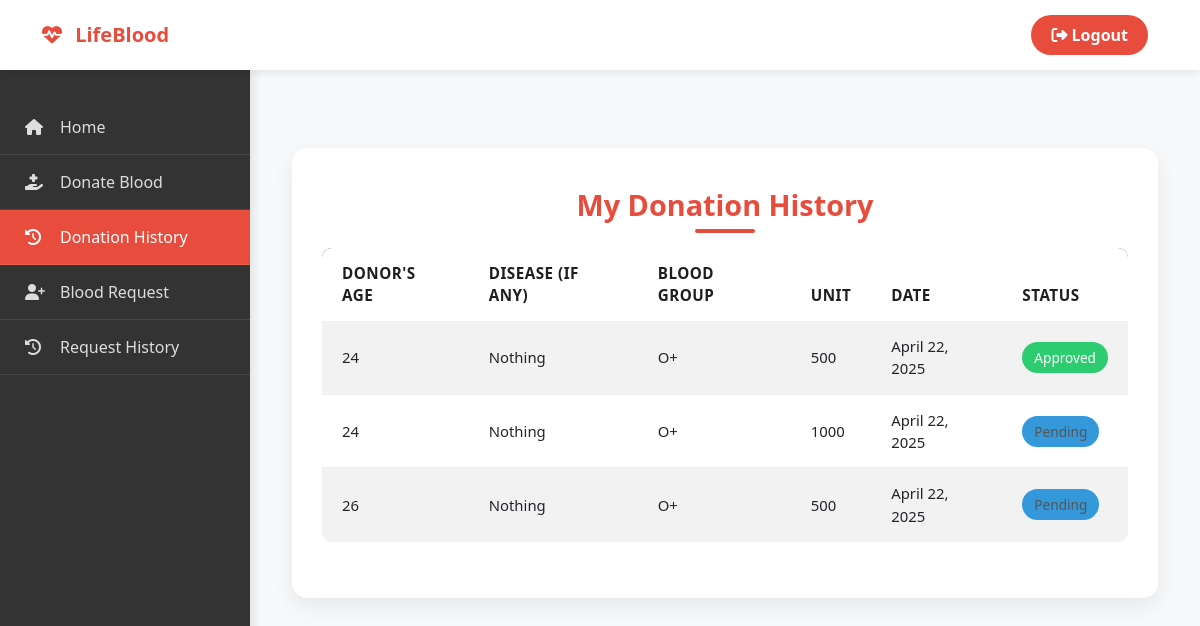
The page /donor/donation-history (signed in) on the database its author committed.
### donor/models.py (models this page shows, shortened)
class BloodDonate(models.Model):
    donor = models.ForeignKey(Donor, on_delete=models.CASCADE)
    disease = models.CharField(max_length=100, default="Nothing")
    age = models.PositiveIntegerField()  # Age should be a positive integer
    bloodgroup = models.CharField(max_length=10)  # Blood group is stored for each donation
    unit = models.PositiveIntegerField(default=0)  # Number of blood units donated
    status = models.CharField(max_length=20, default="Pending")  # Status of donation (Pending, Approved, etc.)
    date = models.DateField(auto_now=True)  # Date of donation is auto-filled

### donor/views.py (the view)
# urls.py: path('donation-history', views.donation_history_view,name='donation-history'),
def donation_history_view(request):
    donor= models.Donor.objects.get(user_id=request.user.id)
    donations=models.BloodDonate.objects.all().filter(donor=donor)
    return render(request,'donor/donation_history.html',{'donations':donations})

### templates/donor/donation_history.html (shortened to what this page needs)
{% extends 'donor/donorbase.html' %}
{% block content %}
{% load widget_tweaks %}
{% load static %}
<head>
</head>
<div class="container mt-5">
    <div class="history-container">
        <h4 class="page-title">My Donation History</h4>
        <div class="table-responsive">
            <table class="table table-striped table-hover">
                <thead>
                    <tr>
                        <th>Donor's Age</th>
                        <th>Disease (if any)</th>
                        <th>Blood Group</th>
                        <th>Unit</th>
                        <th>Date</th>
                        <th>Status</th>
                    </tr>
                </thead>
                <tbody>
                    {% for t in donations %}
                    <tr>
                        <td data-label="Donor's Age">{{ t.age }}</td>
                        <td data-label="Disease">{{ t.disease }}</td>
                        <td data-label="Blood Group">{{ t.bloodgroup }}</td>
                        <td data-label="Unit">{{ t.unit }}</td>
                        <td data-label="Date">{{ t.date }}</td>
                        <td data-label="Status">
                            {% if t.status == 'Approved' %}
                                <span class="label success">Approved</span>
                            {% elif t.status == 'Rejected' %}
                                <span class="label danger">Rejected</span>
                            {% else %}
                                <span class="label info">Pending</span>
                            {% endif %}
                        </td>
                    </tr>
                    {% endfor %}
                </tbody>
            </table>
        </div>
    </div>
</div>
{% endblock content %}

### templates/donor/donorbase.html (style rules this page uses)
body { font-family: 'Segoe UI', Tahoma, Geneva, Verdana, sans-serif; color: #333; background-color: #f8f9fa; }
.main_content .info { color: #555; line-height: 25px; }

### templates/donor/donation_history.html (style rules this page uses)
.label { color: white; padding: 6px 12px; border-radius: 50px; font-size: 0.85rem; font-weight: 500; }
.success { background-color: #2ecc71; }
.info { background-color: #3498db; }
.page-title { color: #e74c3c; font-weight: 700; font-size: 1.8rem; margin-bottom: 25px; text-align: center; position: relative; }
.page-title:after { content: ''; position: absolute; width: 60px; height: 4px; background: #e74c3c; bottom: -10px; left: 50%; transform: translateX(-50%); border-radius: 2px; }
.history-container { background-color: #ffffff; border-radius: 15px; padding: 40px 30px; box-shadow: 0 8px 24px rgba(0,0,0,0.08); }
.table { border-radius: 10px; overflow: hidden; }
.table thead { background-color: #2c3e50; }
.table thead th { color: #1f1d1d; font-size: 0.95rem; text-transform: uppercase; letter-spacing: 0.5px; padding: 14px 20px; border: none; }
.table tbody td { font-size: 0.93rem; padding: 14px 20px; vertical-align: middle; border-color: #f0f0f0; }
.table tbody tr { transition: background-color 0.3s ease; }

### rows shown on the page
BloodDonate: age "24", disease "Nothing", bloodgroup "O+", unit "500", date "April 22, 2025", status "Approved"
BloodDonate: age "24", disease "Nothing", bloodgroup "O+", unit "1000", date "April 22, 2025", status "Pending"
BloodDonate: age "26", disease "Nothing", bloodgroup "O+", unit "500", date "April 22, 2025", status "Pending"
